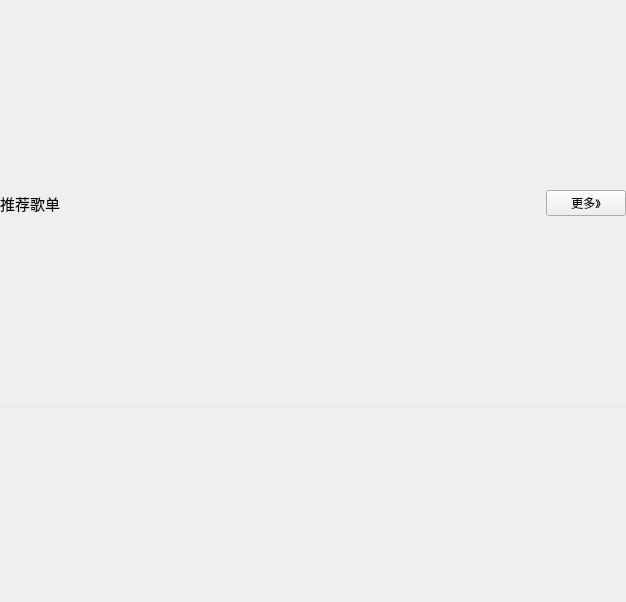
<?xml version="1.0" encoding="UTF-8"?>
<ui version="4.0">
 <class>Form</class>
 <widget class="QWidget" name="Form">
  <property name="geometry">
   <rect>
    <x>0</x>
    <y>0</y>
    <width>626</width>
    <height>602</height>
   </rect>
  </property>
  <property name="windowTitle">
   <string>Form</string>
  </property>
  <layout class="QVBoxLayout" name="verticalLayout_2">
   <property name="spacing">
    <number>0</number>
   </property>
   <property name="leftMargin">
    <number>0</number>
   </property>
   <property name="topMargin">
    <number>0</number>
   </property>
   <property name="rightMargin">
    <number>0</number>
   </property>
   <property name="bottomMargin">
    <number>0</number>
   </property>
   <item>
    <layout class="QHBoxLayout" name="horizontalLayout">
     <item>
      <widget class="QLabel" name="lb_title">
       <property name="minimumSize">
        <size>
         <width>0</width>
         <height>50</height>
        </size>
       </property>
       <property name="maximumSize">
        <size>
         <width>16777215</width>
         <height>50</height>
        </size>
       </property>
       <property name="font">
        <font>
         <family>Microsoft YaHei</family>
         <pointsize>11</pointsize>
        </font>
       </property>
       <property name="text">
        <string>推荐歌单</string>
       </property>
      </widget>
     </item>
     <item>
      <spacer name="horizontalSpacer">
       <property name="orientation">
        <enum>Qt::Horizontal</enum>
       </property>
       <property name="sizeHint" stdset="0">
        <size>
         <width>40</width>
         <height>20</height>
        </size>
       </property>
      </spacer>
     </item>
     <item>
      <widget class="QPushButton" name="btn_more">
       <property name="text">
        <string>更多》</string>
       </property>
      </widget>
     </item>
    </layout>
   </item>
   <item>
    <widget class="Line" name="line">
     <property name="minimumSize">
      <size>
       <width>0</width>
       <height>1</height>
      </size>
     </property>
     <property name="maximumSize">
      <size>
       <width>16777215</width>
       <height>1</height>
      </size>
     </property>
     <property name="styleSheet">
      <string notr="true">border:1px solid #e5e5e5;</string>
     </property>
     <property name="orientation">
      <enum>Qt::Horizontal</enum>
     </property>
    </widget>
   </item>
   <item>
    <layout class="QGridLayout" name="gridLayout">
     <property name="topMargin">
      <number>15</number>
     </property>
     <property name="horizontalSpacing">
      <number>20</number>
     </property>
     <property name="verticalSpacing">
      <number>30</number>
     </property>
     <item row="0" column="0">
      <layout class="QVBoxLayout" name="verticalLayout_3"/>
     </item>
     <item row="0" column="1">
      <layout class="QVBoxLayout" name="verticalLayout_4"/>
     </item>
     <item row="1" column="0">
      <layout class="QVBoxLayout" name="verticalLayout_5"/>
     </item>
     <item row="1" column="1">
      <layout class="QVBoxLayout" name="verticalLayout_6"/>
     </item>
    </layout>
   </item>
  </layout>
 </widget>
 <resources/>
 <connections/>
</ui>
